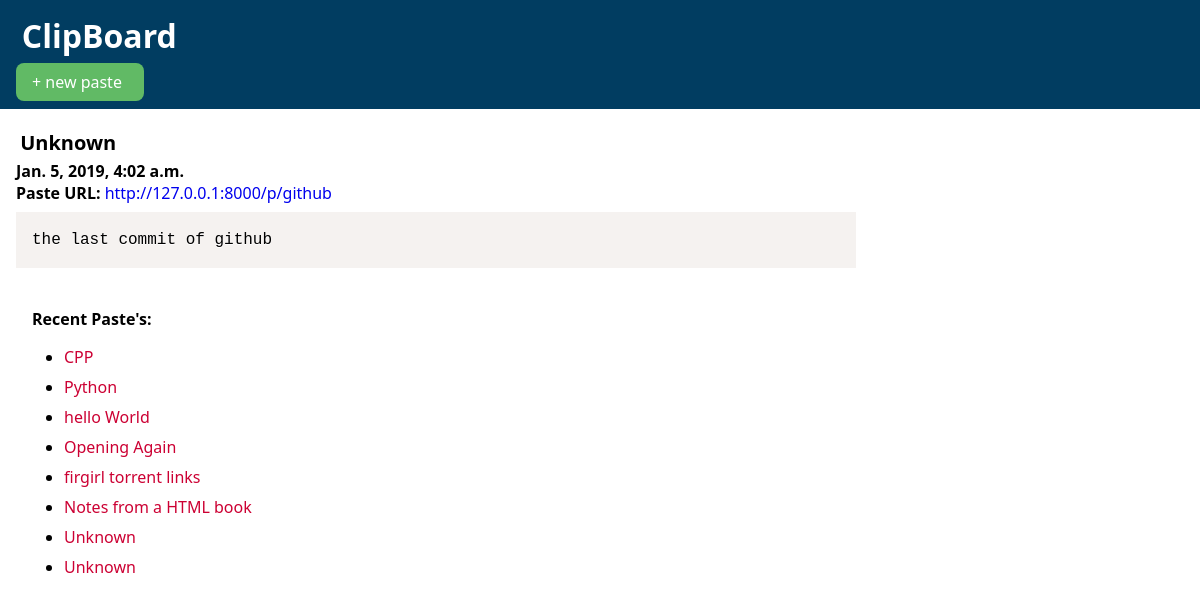
The app's page /p/github/ with its own data.
### todoapp/models.py (models this page shows, shortened)
class Todo(models.Model):
    alphanumeric = RegexValidator(r'^[0-9a-zA-Z]*$', 'Only alphanumeric characters are allowed.')
    title=models.CharField(max_length=40, default="Unknown")
    text=models.TextField()
    link_code=models.CharField(max_length=8,unique=True, validators=[alphanumeric])
    langs=[('c','C'),('cpp','CPP'),('py','Python')]
    lang=models.CharField(max_length=10, choices=langs, default='c')
    date=models.DateTimeField(auto_now_add=True)

### todoapp/views.py (the view)
# urls.py: url(r'^p/(?P<link_c>[-\w]+)/$', views.show_todo, name='show_todo'),
def show_todo(request,link_c):
    todo=Todo.objects.get(link_code=link_c)
    return render(request, "detail.html", {'todo': todo,'todos':todos})

### todoapp/templates/detail.html (shortened to what this page needs)
<head> <title>ClipBoard</title>
    <link href="http://127.0.0.1:8000/static/css/todoapp.css" rel="stylesheet">
    <link href="http://127.0.0.1:8000/static/css/prism.css" rel="stylesheet" />
</head>
<body>
    <header>
        <h1 class="logo">ClipBoard</h1>
        <div class="new_paste"><a class="npaste", href="http://127.0.0.1:8000/">+ new paste</a></div>
    </header>
<div class="main">
    <h1 class="h1title">{{todo.title}}</h1>
    <b><time>{{todo.date}}</time></b>
    <div class="hlinks">
        <b>Paste URL:</b> <a href="http://127.0.0.1:8000/p/{{todo.link_code}}">http://127.0.0.1:8000/p/{{todo.link_code}}</a>
    </div>
    <pre><code class="language-{{todo.lang}}" >{{todo.text}}</code></pre>
</div>
<aside>
    <div class="asideleft"><label>Recent Paste's:</label>
    <ul>
        {% for td in todos %}
        <li><a class="ali", href="http://127.0.0.1:8000/p/{{td.link_code}}">{{td.title}}</a></li>
    {% endfor %}
    </ul>
    </div>
</aside>
</body>

### todoapp/static/css/todoapp.css (style rules this page uses)
body { margin: 0%; font-family: "segoe ui","trebuchet MS","Lucida Sans Unicode","Lucida Sans",Sans-Serif; }
header { background: #013d61; color: #fff; padding: 0.5em 1em 0.5em 1em; }
.new_paste { background: #61ba65; width: 6em; padding: 0.5em 1em 0.5em 1em; border-radius: 0.5em; }
.main { margin: 1em; float: left; width: 70%; }
.asideleft { margin: 1em; box-align: left; float: left; width: 30%; }
h1 { margin: 0.5%; }
h1.h1title { font-weight: 550; font-size: 20px; }
a { text-decoration: none; }
a.npaste { color: #fff; }
a.ali { color: #C03; }
label { font-weight: 550; margin: 1em; }
li { margin: 0.5em; }

### todoapp/static/css/prism.css (style rules this page uses)
code[class*="language-"], pre[class*="language-"] { color: black; background: none; text-shadow: 0 1px white; font-family: Consolas, Monaco, 'Andale Mono', 'Ubuntu Mono', monospace; font-size: 1em; text-align: left; white-space: pre; word-spacing: normal; word-break: normal; word-wrap: normal; line-height: 1.5; -moz-tab-size: 4; -o-tab-size: 4; tab-size: 4; -webkit-hyphens: none; -moz-hyphens: none; -ms-hyphens: none; hyphens: none; }
pre[class*="language-"] { padding: 1em; margin: .5em 0; overflow: auto; }
:not(pre) > code[class*="language-"], pre[class*="language-"] { background: #f5f2f0; }

### records on screen
Todo: title "Unknown", date "Jan. 5, 2019, 4:02 a.m.", link_code "github"
Todo: title "CPP"
Todo: title "Python"
Todo: title "hello World"
Todo: title "Opening Again"
Todo: title "firgirl torrent links"
Todo: title "Notes from a HTML book"
Todo: title "Unknown"
